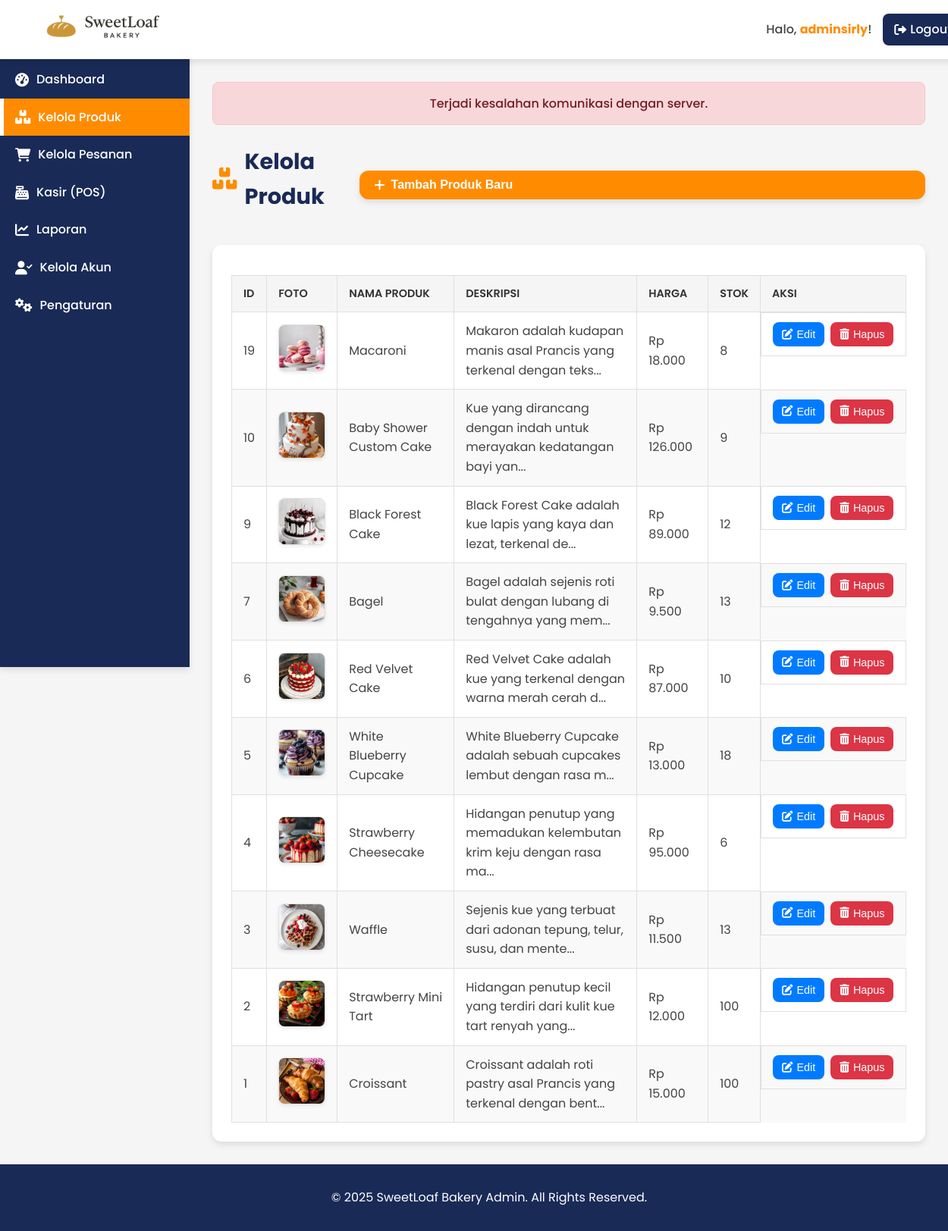
Page /admin/manage_products.php (signed in) on the committed database.
### tables this page shows
CREATE TABLE `products` (
  `id` int NOT NULL,
  `foto` varchar(255) NOT NULL,
  `nama` varchar(255) NOT NULL,
  `deskripsi` text,
  `harga` int NOT NULL,
  `stok` int NOT NULL,
  `created_at` timestamp NOT NULL DEFAULT CURRENT_TIMESTAMP,
  `updated_at` timestamp NOT NULL DEFAULT CURRENT_TIMESTAMP ON UPDATE CURRENT_TIMESTAMP
);

### admin/manage_products.php (the view, shortened to what this page needs)
<?php
require_once '../db_connect.php';
$products = [];
try {
    $sql = "SELECT id, foto, nama, deskripsi, harga, stok FROM products ORDER BY id DESC";
    $stmt = $conn->prepare($sql);
    $stmt->execute();
    $result = $stmt->get_result();
    if ($result->num_rows > 0) {
        while ($row = $result->fetch_assoc()) {
            $products[] = $row;
        }
    }
} catch (mysqli_sql_exception $e) {
    $message = "Error: " . $e->getMessage();
    $message_type = "danger";
}
?>
<!DOCTYPE html>
<html lang="id">
<head>
    <link rel="stylesheet" href="assets/styles/admin_style.css">
    <link rel="stylesheet" href="assets/styles/manage_products.css">
    <link rel="stylesheet" href="https://cdnjs.cloudflare.com/ajax/libs/font-awesome/6.0.0-beta3/css/all.min.css">
</head>
<body>
    <div class="wrapper">
        <?php include_once 'includes/admin_header.php';  ?>
        <?php include_once 'includes/admin_sidebar.php';  ?>
        <main class="admin-main-content">
            <div class="admin-content-header">
                <h1><i class="fas fa-boxes"></i> Kelola Produk</h1>
                <button class="btn-primary" id="addProductBtn"><i class="fas fa-plus"></i> Tambah Produk Baru</button>
            </div>
            <div class="table-container">
                <table>
                    <thead>
                        <tr>
                            <th>ID</th>
                            <th>Foto</th>
                            <th>Nama Produk</th>
                            <th>Deskripsi</th>
                            <th>Harga</th>
                            <th>Stok</th>
                            <th>Aksi</th>
                        </tr>
                    </thead>
                    <tbody>
                        <?php if (!empty($products)): ?>
                            <?php foreach ($products as $product): ?>
                                <tr>
                                    <td><?php echo htmlspecialchars($product['id']); ?></td>
                                    <td>
                                        <?php
                                            $foto_path = 'assets/uploads/products/' . $product['foto'];
                                        ?>
                                        <?php if (!empty($product['foto']) && file_exists($foto_path)): ?>
                                            <img src="<?php echo $foto_path; ?>" alt="<?php echo htmlspecialchars($product['nama']); ?>" class="product-thumb">
                                        <?php else: ?>
                                            Tidak Ada Foto
                                        <?php endif; ?>
                                    </td>
                                    <td><?php echo htmlspecialchars($product['nama']); ?></td>
                                    <td><?php echo htmlspecialchars(mb_strimwidth($product['deskripsi'], 0, 70, "...")); ?></td> <td>Rp <?php echo number_format($product['harga'], 0, ',', '.'); ?></td>
                                    <td><?php echo htmlspecialchars($product['stok']); ?></td>
                                    <td class="actions">
                                        <button class="btn-edit"
                                                data-id="<?php echo $product['id']; ?>"
                                                data-nama="<?php echo htmlspecialchars($product['nama']); ?>"
                                                data-deskripsi="<?php echo htmlspecialchars($product['deskripsi']); ?>"
                                                data-harga="<?php echo $product['harga']; ?>"
                                                data-stok="<?php echo $product['stok']; ?>"
                                                data-foto="<?php echo htmlspecialchars($product['foto']); ?>">
                                            <i class="fas fa-edit"></i> Edit
                                        </button>
                                        <form method="post" style="display:inline;">
                                            <button type="submit" class="btn-delete" onclick="return confirm('Yakin ingin menghapus produk ini?');">
                                                <i class="fas fa-trash-alt"></i> Hapus
                                            </button>
                                        </form>
                                    </td>
                                </tr>
                            <?php endforeach; ?>
                        <?php else: ?>
                            <tr>
                                <td colspan="7">Tidak ada produk ditemukan.</td>
                            </tr>
                        <?php endif; ?>
                    </tbody>
                </table>
            </div>
        </main>
        <?php include_once 'includes/admin_footer.php';  ?>
    </div>
</body>
</html>

### admin/assets/styles/admin_style.css (style rules this page uses)
:root { --primary-orange: #FF8C00; --secondary-navy: #192A56; --white: #FFFFFF; --light-grey: #F5F5F5; --medium-grey: #e0e0e0; --dark-grey: #333333; --text-color: #444444; --shadow-light: 0 4px 8px rgba(0, 0, 0, 0.1); --shadow-medium: 0 8px 16px rgba(0, 0, 0, 0.15); --border-radius-small: 8px; --border-radius-medium: 12px; --border-radius-large: 20px; --orange-bg-login: #FC8A06; --accent-blue: #3b82f6; --red-alert: #dc3545; --green-success: #28a745; }
body { margin: 0; font-family: 'Poppins', sans-serif; background-color: var(--light-grey); color: var(--text-color); line-height: 1.6; min-height: 100vh; }
.wrapper { display: flex; flex-direction: column; width: 100%; min-height: 100vh; }
.admin-main-content { flex-grow: 1; padding: 30px; margin-left: 250px; transition: margin-left 0.3s ease; background-color: var(--light-grey); }
.btn-primary { background-color: var(--primary-orange); color: var(--white); padding: 15px 25px; border: none; border-radius: var(--border-radius-medium); cursor: pointer; font-size: 1.15em; font-weight: 700; width: 100%; transition: background-color 0.3s ease, transform 0.2s ease, box-shadow 0.3s ease; margin-top: 15px; box-shadow: var(--shadow-light); }
.admin-content-header { display: flex; justify-content: space-between; align-items: center; margin-bottom: 25px; padding-bottom: 15px; border-bottom: 1px solid var(--light-grey); }
.admin-content-header h1 { font-size: 1.8em; color: var(--secondary-navy); margin: 0; display: flex; align-items: center; }
.admin-content-header h1 .fas { margin-right: 10px; color: var(--primary-orange); }
.admin-content-header .btn-primary { padding: 10px 20px; font-size: 1em; display: flex; align-items: center; gap: 8px; }
.table-container { background-color: var(--white); padding: 25px; border-radius: var(--border-radius-medium); box-shadow: var(--shadow-light); overflow-x: auto; }
.table-container table { width: 100%; border-collapse: collapse; margin-top: 15px; }
.table-container th, .table-container td { border: 1px solid #e0e0e0; padding: 12px 15px; text-align: left; vertical-align: middle; }
.table-container th { background-color: var(--light-grey); font-weight: 600; color: var(--dark-grey); text-transform: uppercase; font-size: 0.9em; }
.table-container tbody tr:nth-child(even) { background-color: #f9f9f9; }
.product-thumb { width: 60px; height: 60px; object-fit: cover; border-radius: var(--border-radius-small); border: 1px solid var(--medium-grey); box-shadow: 0 2px 4px rgba(0,0,0,0.08); }
.actions { white-space: nowrap; display: flex; gap: 8px; justify-content: center; }
.actions .btn-edit, .actions .btn-delete { padding: 8px 12px; border: none; border-radius: var(--border-radius-small); cursor: pointer; font-size: 0.9em; transition: background-color 0.2s, transform 0.2s; display: inline-flex; align-items: center; gap: 5px; color: var(--white); }
.actions .btn-edit { background-color: #007bff; }
.actions .btn-delete { background-color: #dc3545; }
.table-container table td.actions { white-space: nowrap; min-width: 150px; }

### rows in the picture
products: id "19", foto (picture), nama "Macaroni", deskripsi "Makaron adalah kudapan manis asal Prancis yang terkenal dengan teks...", harga "18.000", stok "8"
products: id "10", foto (picture), nama "Baby Shower Custom Cake", deskripsi "Kue yang dirancang dengan indah untuk merayakan kedatangan bayi yan...", harga "126.000", stok "9"
products: id "9", foto (picture), nama "Black Forest Cake", deskripsi "Black Forest Cake adalah kue lapis yang kaya dan lezat, terkenal de...", harga "89.000", stok "12"
products: id "7", foto (picture), nama "Bagel", deskripsi "Bagel adalah sejenis roti bulat dengan lubang di tengahnya yang mem...", harga "9.500", stok "13"
products: id "6", foto (picture), nama "Red Velvet Cake", deskripsi "Red Velvet Cake adalah kue yang terkenal dengan warna merah cerah d...", harga "87.000", stok "10"
products: id "5", foto (picture), nama "White Blueberry Cupcake", deskripsi "White Blueberry Cupcake adalah sebuah cupcakes lembut dengan rasa m...", harga "13.000", stok "18"
products: id "4", foto (picture), nama "Strawberry Cheesecake", deskripsi "Hidangan penutup yang memadukan kelembutan krim keju dengan rasa ma...", harga "95.000", stok "6"
products: id "3", foto (picture), nama "Waffle", deskripsi "Sejenis kue yang terbuat dari adonan tepung, telur, susu, dan mente...", harga "11.500", stok "13"
products: id "2", foto (picture), nama "Strawberry Mini Tart", deskripsi "Hidangan penutup kecil yang terdiri dari kulit kue tart renyah yang...", harga "12.000", stok "100"
products: id "1", foto (picture), nama "Croissant", deskripsi "Croissant adalah roti pastry asal Prancis yang terkenal dengan bent...", harga "15.000", stok "100"

### other values in the picture
$current_admin_username "adminsirly"
